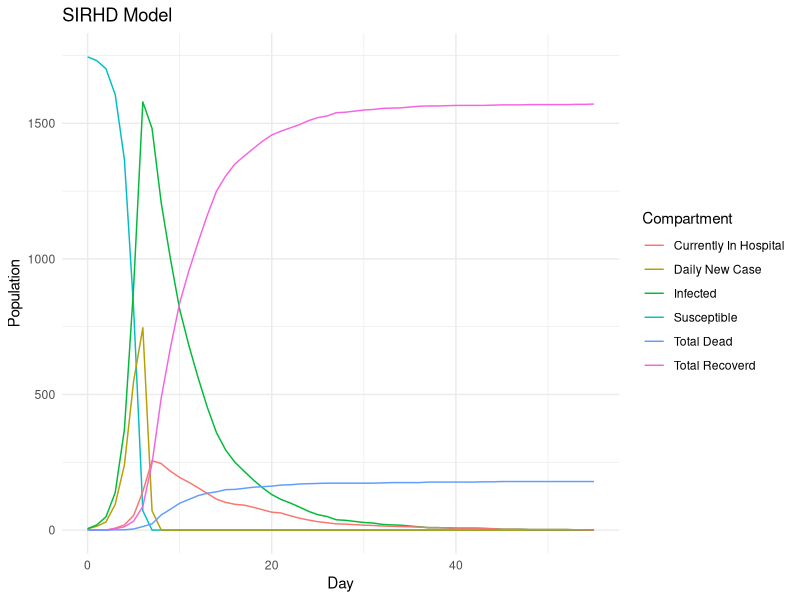
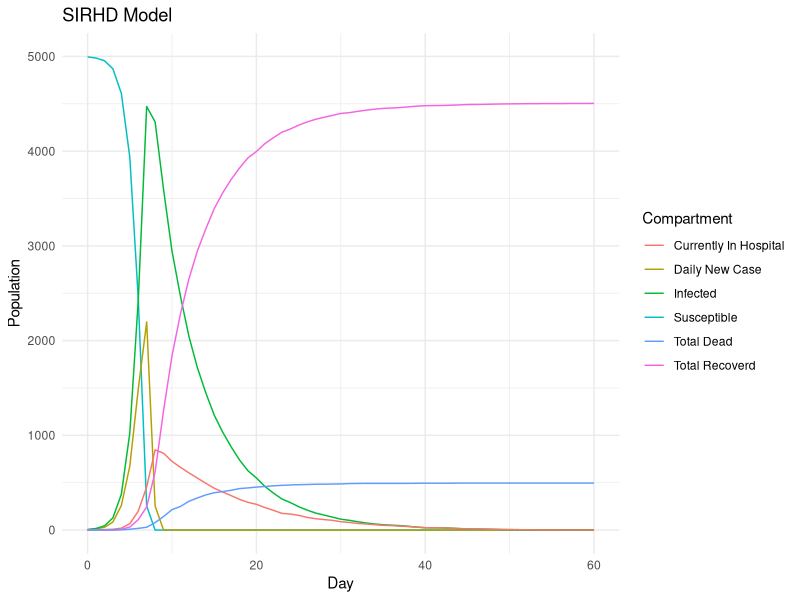

These figures' R source, in order: (Note: a time limit stopped this script after it produced the figures.)
## ---- chunk 1
knitr::opts_chunk$set(echo = FALSE, message = FALSE, warning = FALSE)
library(dplyr)
library(ggplot2)
## ---- chunk 2
model.data = function(N, beta, I.0, p, epsilon, theta, gamma, TimeH, TimeNH){
  I.rate = beta/N
  psi = 1/TimeH
  lambda = 1/TimeNH
  curr.day = 0
  S = p * N - I.0
  NS.0 = N - S - I.0
  NS = NS.0
  NewInfected = I.0
  Total.Hospital = 0
  Total.NonHospital = 0
  Total.Infected = NewInfected + Total.Hospital + Total.NonHospital
  Total.Infective = NewInfected + Total.NonHospital
  Hospital.Recovered = 0
  NonHospital.Recovered = 0
  Hospital.Dead = 0
  NonHospital.Dead = 0
  Total.Recovered = Hospital.Recovered + NonHospital.Recovered
  Total.Dead = Hospital.Dead + NonHospital.Dead
  Pop = S + NS + Total.Infected + Total.Dead
  Leaving.Hospital = 0
  Leaving.NonHospital = 0
  Recovered.Hospital.today = 0
  Recovered.NonHospital.today = 0
  Entering.Hospital = 0
  
  # If you want a full table like the excel, uncomment all lines in the df below
  df = data_frame(Day = curr.day,
                  Susceptible = S,
                  Non.Susceptible = NS,
                  Daily.New.Case = NewInfected,
                  Total.In.Hospital = Total.Hospital,
                  # Total.NonHospital = Total.NonHospital,
                  Infected = Total.Infected,
                  # Total.Infective = Total.Infective,
                  # Recovered.In.Hospital = Hospital.Recovered,
                  # Dead.In.Hospital = Hospital.Dead,
                  Total.Recovered = Total.Recovered,
                  Total.Dead = Total.Dead)
  
  # Watch the disease until it ends (daily new case = 0) or at max 200 days
  while(Total.Infected > 0 & curr.day < 1000){
    curr.day = curr.day + 1
    
    # Number of individuals recovered from the infected in hospital (previous day)
    # First need to see how many are leaving the hospital
    Leaving.Hospital = rbinom(1, Total.Hospital, psi)
    # Then how many of those recovered
    Recovered.Hospital.today = rbinom(1, Leaving.Hospital, theta)
    Hospital.Recovered = Hospital.Recovered + Recovered.Hospital.today
    Hospital.Dead = Hospital.Dead + Leaving.Hospital - Recovered.Hospital.today
    
    # Number of individuals dead from the infected in hospital (previous day)
    # First need to see how many not in hospital are getting over disease
    NonHospital.leaving = rbinom(1, Total.NonHospital, lambda)
    # How many of those are recovering
    Recovered.NonHospital.today = rbinom(1, NonHospital.leaving, gamma)
    NonHospital.Recovered = NonHospital.Recovered + Recovered.NonHospital.today
    NonHospital.Dead = NonHospital.Dead + NonHospital.leaving - Recovered.NonHospital.today
    
    # Total number of recovered or dead so far (cumulative)
    Total.Recovered = Hospital.Recovered + NonHospital.Recovered
    Total.Dead = Hospital.Dead + NonHospital.Dead
    
    # Number of individuals hospitalized from the infected in the previous day
    Entering.Hospital = rbinom(1, NewInfected, epsilon)
    Total.Hospital =  Entering.Hospital + Total.Hospital - Leaving.Hospital
    Total.NonHospital = NewInfected + Total.NonHospital - Entering.Hospital - NonHospital.leaving
    
    # Newly infected case today and total actively infected so far
    NewInfected = min(S, rbinom(1, S * Total.Infective, I.rate))
    Total.Infected = NewInfected + Total.Hospital + Total.NonHospital
    
    # Susceptible population left
    S = S - NewInfected
    
    # Current non-susceptible group
    NS = NS.0 + Total.Recovered
    
    # Infective group that can spread the disease the next day
    Total.Infective = NewInfected + Total.NonHospital
    
    # Confirm population
    Pop = S + NS + Total.Infected + Total.Dead
    
    # If you want a full table like the excel, uncomment this
    # data = c(curr.day, S, NS, NewInfected, Total.Hospital, Total.NonHospital, Total.Infected, Total.Infective, Hospital.Recovered, Hospital.Dead, Total.Recovered, Total.Dead, Pop)
    data = c(curr.day, S, NS, NewInfected, Total.Hospital, Total.Infected, Total.Recovered, Total.Dead)
    df = rbind(df, data)
  }
  return(df)
}
model.plot = function(data){
  p = ggplot(data  = data, aes(x = Day)) +
        geom_line(aes(y = Susceptible, color = "Susceptible")) +
        geom_line(aes(y = Daily.New.Case, color = "Daily New Case")) +
        geom_line(aes(y = Infected, color = "Infected")) +
        geom_line(aes(y = Total.In.Hospital, color = "Currently In Hospital")) +
        geom_line(aes(y = Total.Recovered, color = "Total Recoverd")) +
        geom_line(aes(y = Total.Dead, color = "Total Dead")) +
        scale_color_discrete(name = "Compartment") +
        labs(y = "Population", title = "SIRHD Model") + 
        theme_minimal()
  return(p)
}
model.info = function(data){
  Last.Day = nrow(data)
  Status = ifelse(data[Last.Day,]$Daily.New.Case == 0, "Ended", "Going")
  Total.Death = data[Last.Day,]$Total.Dead
  Total.Infected = sum(data$Daily.New.Case)
  Max.New.Case = max(data$Daily.New.Case)
  Peak.Day.New.Case = data[data$Daily.New.Case == Max.New.Case,]$Day
  Max.In.Hospital = max(data$Total.In.Hospital)
  Peak.Day.Hospital= data[data$Total.In.Hospital == Max.In.Hospital,]$Day
  info = c(Last.Day, Status, Total.Death, Total.Infected, Max.New.Case, Peak.Day.New.Case, Max.In.Hospital, Peak.Day.Hospital)
  return(info)
}
# Confirm the model by calculating that all compartments sum to population at any day
model.confirm = function(data){
  data$Pop = data$S + data$NS + data$Total.Infected + data$Total.Dead
  return(data)
}
SIRHD.model = function(N, beta, I.0, p, epsilon, theta, gamma, TimeH, TimeNH){
  param = c(N, beta, epsilon, theta, gamma, TimeH, TimeNH)
  data = model.data(N, beta, I.0, p, epsilon, theta, gamma, TimeH, TimeNH)
  plot = model.plot(data)
  result_info = model.info(data)
  info = c(param, result_info)
  return(list(data,plot,info))
}

# Helper function for string wrapping. 
# Default 20 character target width.
swr = function(string, nwrap=12) {
  paste(strwrap(string, width=nwrap), collapse="\n")
}
swr = Vectorize(swr)

test.model = SIRHD.model(3500, 4, 5, 0.5, 0.15, 0.9, 0.9, 10, 5)
test.model
## ---- chunk 3
test.model = SIRHD.model(10000, 4, 5, 0.5, 0.2, 0.9, 0.9, 10, 5)
test.model[[1]]
test.model[[2]]
model.summary = cbind(c("Population", "Beta", "HospitalizationRate", "HospitalizedRecoveryRate", "NonHospitalizedRecoveryRate", "HospitalizationTime", "InfectionTime"), test.model[[3]][1:7], c("LastDay", "Status", "TotalDeath", "TotalInfected", "MaxNewCase", "PeakDayNewCase", "MaxInHospital", "PeakDayHospital"), test.model[[3]][8:15])
model.summary = as.data.frame(model.summary)
colnames(model.summary) = c("Parameter", "Value", "Result", "Value")
model.summary
## ---- chunk 4
I.0 = 5
S.rate = 0.5

# List of Explanatory Variables:
Pop.Lst = c(10000, 100000, 1000000)
Beta.Lst = c(2,4)
Hrate.Lst = c(0.05, 0.1, 0.15)
RrateH.Lst = c(0.9, 0.95)
RrateNH.Lst = c(0.9, 0.95)
TimeH.Lst = c(10, 15)
TimeNH.Lst = c(1, 5)

#Pop.Lst, Beta.Lst, Hrate.Lst, RrateH.Lst, RrateNH.Lst, TimeH.Lst, TimeNH.Lst
result_table = data.frame()

# Run 10 simulations of every 288 combinations
sims = 10
for(i in 1:sims){
  for(N in Pop.Lst){
    for(b in Beta.Lst){
      for(hr in Hrate.Lst){
        for(rrh in RrateH.Lst){
          for(rrnh in RrateNH.Lst){
            for(th in TimeH.Lst){
              for(tnh in TimeNH.Lst){
                model = SIRHD.model(N, b, I.0, S.rate, hr, rrh, rrnh, th, tnh)
                result_table = rbind(result_table, model[[3]], stringsAsFactors = FALSE)
              }
            }
          }
        }
      }
    }
  }
}

colnames(result_table) = c("Population", "Beta", "HospitalizationRate", "HospitalizedRecoveryRate", "NonHospitalizedRecoveryRate", "HospitalizationTime", "InfectionTime", "LastDay", "Status", "TotalDeath", "TotalInfected", "MaxNewCase", "PeakDayNewCase", "MaxInHospital", "PeakDayHospital")
result_table[1:7] = as.data.frame(sapply(result_table[1:7], as.numeric))
result_table[1:7] = format(result_table[1:7], scientific = FALSE)
result_table[c(1:7,9)] = as.data.frame(sapply(result_table[c(1:7,9)], as.factor))
result_table[c(8,10:15)] = as.data.frame(sapply(result_table[c(8,10:15)], as.numeric))

numericPop = as.numeric(as.character(result_table$Population))

result_table$DeathProportion = result_table$TotalDeath / numericPop
result_table$InfectedProportion = result_table$TotalInfected / numericPop
result_table$MaxCaseProportion = result_table$MaxNewCase / numericPop
result_table$MaxHospitalProportion = result_table$MaxInHospital / numericPop
result_table
## ---- chunk 5
# Full model without interaction
Death.Anova = aov(DeathProportion ~ Population + Beta + HospitalizationRate + HospitalizedRecoveryRate + NonHospitalizedRecoveryRate + HospitalizationTime + InfectionTime, data = result_table) 
summary(Death.Anova)

# Reduced model with interaction between significant variables from full model
Death.Anova1 = aov(DeathProportion ~ Beta + HospitalizationRate + HospitalizedRecoveryRate + NonHospitalizedRecoveryRate + InfectionTime
                   + Beta*HospitalizationRate + Beta*HospitalizedRecoveryRate + Beta*NonHospitalizedRecoveryRate + Beta*InfectionTime 
                   + HospitalizationRate*HospitalizedRecoveryRate + HospitalizationRate*NonHospitalizedRecoveryRate + HospitalizationRate*InfectionTime +
                   + HospitalizedRecoveryRate*NonHospitalizedRecoveryRate + HospitalizedRecoveryRate*InfectionTime 
                   + NonHospitalizedRecoveryRate*InfectionTime, 
                   data = result_table)
summary(Death.Anova1)
## ---- chunk 6
# Summarize main effects of each significant variable
avg.Beta = result_table %>% group_by(Beta) %>% summarise(Average.Death.Proportion = mean(DeathProportion))
avg.HospitalizationRate = result_table %>% group_by(HospitalizationRate) %>% summarise(Average.Death.Proportion = mean(DeathProportion))
avg.HospitalizedRecoveryRate = result_table %>% group_by(HospitalizedRecoveryRate) %>% summarise(Average.Death.Proportion = mean(DeathProportion))
avg.NonHospitalizedRecoveryRate = result_table %>% group_by(NonHospitalizedRecoveryRate) %>% summarise(Average.Death.Proportion = mean(DeathProportion))
avg.InfectionTime = result_table %>% group_by(InfectionTime) %>% summarise(Average.Death.Proportion = mean(DeathProportion))

avg.Beta$Var = "Beta"
names(avg.Beta) = c("Level", "Average.Death.Proportion", "Var")

avg.HospitalizationRate$Var = "Hospitalization Rate"
names(avg.HospitalizationRate) = c("Level", "Average.Death.Proportion", "Var")

avg.HospitalizedRecoveryRate$Var = "Hospitalized Recovery Rate"
names(avg.HospitalizedRecoveryRate) = c("Level", "Average.Death.Proportion", "Var")

avg.NonHospitalizedRecoveryRate$Var = "Non-Hospitalized Recovery Rate"
names(avg.NonHospitalizedRecoveryRate) = c("Level", "Average.Death.Proportion", "Var")

avg.InfectionTime$Var = "Quarantine"
names(avg.InfectionTime) = c("Level", "Average.Death.Proportion", "Var")
avg.InfectionTime$Level = ifelse(avg.InfectionTime$Level == "1", "yes", "no")

avg.all = rbind(avg.Beta, avg.HospitalizationRate, avg.InfectionTime, avg.HospitalizedRecoveryRate, avg.NonHospitalizedRecoveryRate)
# Main Effect Plots
ann_text <- tribble(
  ~Var, ~Average.Death.Proportion, ~Level,
  #--|--|--
  "Beta", 0.037, "2")
avg.all$Var = swr(avg.all$Var, 20)
ggplot(avg.all, aes(x = Level, y = Average.Death.Proportion, group = Var)) + 
  facet_grid(cols = vars(Var), scales = "free_x") + 
  theme_bw() + 
  labs(title = "Main Effects Plot for Total Death Proportion", y = "Average Total Death Proportion", x = "Variable Level") + 
  geom_hline(yintercept = mean(result_table$DeathProportion), linetype='dashed', col = 'blue') + geom_line() +
  geom_point() + 
  geom_text(data = ann_text, label = swr("Grand Average", 5), colour = 'blue', size = 2.8)
## ---- chunk 7
# Summarize interaction effects by all combinations of significant variables
DeathSummary = result_table %>% group_by(Beta, HospitalizationRate, HospitalizedRecoveryRate, NonHospitalizedRecoveryRate, InfectionTime) %>% summarise(Average.Death.Proportion = mean(DeathProportion))

# New facet label names for variables
InfectionTime.labs <- c("With quarantine", "Without quarantine")
names(InfectionTime.labs) <- c("1", "5")

Beta.labs <- c("Beta = 2", "Beta = 4")
names(Beta.labs) <- c("2", "4")

HospitalizationRate.labs <- c("5% Hospitalization", "10% Hospitalization", "15% Hospitalization")
names(HospitalizationRate.labs) <- c("0.05", "0.10", "0.15")

DeathSummary$InfectionTime = ifelse(DeathSummary$InfectionTime == 1, "With quarantine", "Without quarantine")
DeathSummary$InfectionTime = swr(DeathSummary$InfectionTime)
# Interaction Plot
ggplot(DeathSummary, 
       aes(x = NonHospitalizedRecoveryRate, 
           y = Average.Death.Proportion,
           color = HospitalizedRecoveryRate,
           group = HospitalizedRecoveryRate)) +
  geom_point() + 
  geom_line() +
  facet_grid(HospitalizationRate ~ Beta + InfectionTime, labeller = labeller(Beta = Beta.labs, HospitalizationRate = swr(HospitalizationRate.labs))) +
  # geom_point(aes(color = HospitalizedRecoveryRate)) + 
  theme_bw() + 
  labs(title = "Interaction Plot for Total Death Proportion", 
       y = "Average Total Death Proportion", 
       x = "Non-Hospitalized Recovery Rate",
       color = "Hospitalized Recovery Rate")
## ---- chunk 8
# Full model without interaction
Infected.Anova = aov(InfectedProportion ~ Population + Beta + HospitalizationRate + HospitalizedRecoveryRate + NonHospitalizedRecoveryRate + HospitalizationTime + InfectionTime, data = result_table)
summary(Infected.Anova)

# Reduced model with interaction between significant variables from full model
Infected.Anova1 = aov(InfectedProportion ~ Beta + HospitalizationRate + InfectionTime 
                      + Beta*HospitalizationRate + Beta*InfectionTime + HospitalizationRate*InfectionTime, 
                      data = result_table)
summary(Infected.Anova1)
## ---- chunk 9
# Summarize main effects of each significant variable
avg.Beta = result_table %>% group_by(Beta) %>% summarise(Average.Infected.Proportion = mean(InfectedProportion))
avg.InfectionTime = result_table %>% group_by(InfectionTime) %>% summarise(Average.Infected.Proportion = mean(InfectedProportion))
avg.HospitalizationRate = result_table %>% group_by(HospitalizationRate) %>% summarise(Average.Infected.Proportion = mean(InfectedProportion))

avg.Beta$Var = "Beta"
names(avg.Beta) = c("Level", "Average.Infected.Proportion", "Var")

avg.HospitalizationRate$Var = "Hospitalization Rate"
names(avg.HospitalizationRate) = c("Level", "Average.Infected.Proportion", "Var")

avg.InfectionTime$Var = "Quarantine"
names(avg.InfectionTime) = c("Level", "Average.Infected.Proportion", "Var")
avg.InfectionTime$Level = ifelse(avg.InfectionTime$Level == "1", "yes", "no")

avg.all = rbind(avg.Beta, avg.HospitalizationRate, avg.InfectionTime)
avg.all$Var = swr(avg.all$Var, 20)

# Main Effect Plots
ann_text <- tribble(
  ~Var, ~Average.Infected.Proportion, ~Level,
  #--|--|--
  "Beta", mean(result_table$InfectedProportion) + 0.004, "2")

ggplot(avg.all, aes(x = Level, y = Average.Infected.Proportion, group = Var)) + 
  facet_grid(cols = vars(Var), scales = "free_x") + 
  geom_line() +
  geom_point() + 
  theme_bw() + 
  labs(title = "Main Effects Plot for Total Infected Proportion", y = "Average Total Infected Proportion", x = "Variable Level") +
  geom_hline(yintercept = mean(result_table$InfectedProportion), linetype='dashed', col = 'blue') + 
  geom_text(data = ann_text, label = swr("Grand Average", 5), colour = 'blue', size = 3)
## ---- chunk 10
# Summarize interaction effects by all combinations of significant variables
InfectedSummary = result_table %>% group_by(Beta, InfectionTime, HospitalizationRate) %>% summarise(Average.Infected.Proportion = mean(InfectedProportion))
InfectedSummary$InfectionTime = ifelse(InfectedSummary$InfectionTime == "1", "yes", "no")
InfectedSummary$InfectionTime = factor(InfectedSummary$InfectionTime, levels = c("yes", "no"), ordered = TRUE )

# Interaction Plot
ggplot(InfectedSummary, 
       aes(x = InfectionTime, 
           y = Average.Infected.Proportion, 
           group = Beta,
           color = Beta)) + 
  geom_line() +
  geom_point() + 
  facet_grid(~ HospitalizationRate, labeller = labeller(HospitalizationRate = HospitalizationRate.labs)) +
  theme_bw() + 
  labs(title = "Interaction Plot for Total Infected Proportion", 
       y = "Average Total Infected Proportion", 
       x = "Quarantine")
## ---- chunk 11
NewCase.Anova = aov(MaxCaseProportion ~ Population + Beta + HospitalizationRate + HospitalizedRecoveryRate + NonHospitalizedRecoveryRate + HospitalizationTime + InfectionTime, data = result_table)
summary(NewCase.Anova)

NewCase.Anova1 = aov(MaxCaseProportion ~ Population + Beta + HospitalizationRate + InfectionTime +
                       Population*Beta + Population*HospitalizationRate + Population*InfectionTime + 
                       Beta*HospitalizationRate + Beta*InfectionTime + HospitalizationRate*InfectionTime, 
                     data = result_table)
summary(NewCase.Anova1)
## ---- chunk 12
# Summarize main effects of each significant variable
avg.Population = result_table %>% group_by(Population) %>% summarise(Average.MaxCaseProportion = mean(MaxCaseProportion))
avg.Beta = result_table %>% group_by(Beta) %>% summarise(Average.MaxCaseProportion = mean(MaxCaseProportion))
avg.InfectionTime = result_table %>% group_by(InfectionTime) %>% summarise(Average.MaxCaseProportion = mean(MaxCaseProportion))
avg.HospitalizationRate = result_table %>% group_by(HospitalizationRate) %>% summarise(Average.MaxCaseProportion = mean(MaxCaseProportion))

avg.Population$Var = "Population"
names(avg.Population) = c("Level", "Average.MaxCaseProportion", "Var")

avg.Beta$Var = "Beta"
names(avg.Beta) = c("Level", "Average.MaxCaseProportion", "Var")

avg.HospitalizationRate$Var = "Hospitalization Rate"
names(avg.HospitalizationRate) = c("Level", "Average.MaxCaseProportion", "Var")

avg.InfectionTime$Var = "Quarantine"
names(avg.InfectionTime) = c("Level", "Average.MaxCaseProportion", "Var")
avg.InfectionTime$Level = ifelse(avg.InfectionTime$Level == "1", "yes", "no")

avg.all = rbind(avg.Population, avg.Beta, avg.HospitalizationRate, avg.InfectionTime)
avg.all$Var = swr(avg.all$Var, 20)

# Main Effect Plots
ann_text <- tribble(
  ~Var, ~Average.MaxCaseProportion, ~Level,
  #--|--|--
  "Beta", mean(result_table$MaxCaseProportion) + 0.007, "2")

ggplot(avg.all, aes(x = Level, y = Average.MaxCaseProportion, group = Var)) + 
  facet_grid(cols = vars(Var), scales = "free_x") + 
  geom_line() +
  geom_point() + 
  theme_bw() + 
  labs(title = "Main Effects Plot for Maximum Daily New Case Proportion", y = "Average Maximum Daily New Case Proportion", x = "Variable Level") +
  geom_hline(yintercept = mean(result_table$MaxCaseProportion), linetype='dashed', col = 'blue') + 
  geom_text(data = ann_text, label = swr("Grand Average", 5), colour = 'blue', size = 3)
## ---- chunk 13
# Summarize interaction effects by all combinations of significant variables
MaxCaseSummary = result_table %>% group_by(Population, Beta, InfectionTime, HospitalizationRate) %>% summarise(Average.MaxCaseProportion = mean(MaxCaseProportion))
MaxCaseSummary$InfectionTime = ifelse(MaxCaseSummary$InfectionTime == 1, "With quarantine", "Without quarantine")
# MaxCaseSummary$InfectionTime = factor(MaxCaseSummary$InfectionTime, levels = c("yes", "no"), ordered = TRUE )

# Interaction Plot
ggplot(MaxCaseSummary, 
       aes(x = Population, 
           y = Average.MaxCaseProportion, 
           group = Beta,
           color = Beta)) + 
  geom_line() +
  geom_point() + 
  facet_grid(InfectionTime ~ HospitalizationRate, labeller = labeller(HospitalizationRate = HospitalizationRate.labs)) +
  theme_bw() + 
  labs(title = "Interaction Plot for Maximum Daily New Case Proportion", 
       y = "Average Maximum Daily New Case Proportion")
## ---- chunk 14
Hospital.Anova = aov(MaxHospitalProportion ~ Population + Beta + HospitalizationRate + HospitalizedRecoveryRate + NonHospitalizedRecoveryRate + HospitalizationTime + InfectionTime, data = result_table)
summary(Hospital.Anova)

Hospital.Anova1 = aov(MaxHospitalProportion ~ Beta + HospitalizationRate + HospitalizationTime + InfectionTime
                      + Beta*HospitalizationRate + Beta*HospitalizationTime + Beta*InfectionTime
                      + HospitalizationRate*HospitalizationTime + HospitalizationRate*InfectionTime + HospitalizationTime*InfectionTime, 
                      data = result_table)
summary(Hospital.Anova1)
## ---- chunk 15
# Summarize main effects of each significant variable
avg.Beta = result_table %>% group_by(Beta) %>% summarise(Average.MaxHospitalProportion = mean(MaxHospitalProportion))
avg.HospitalizationRate = result_table %>% group_by(HospitalizationRate) %>% summarise(Average.MaxHospitalProportion = mean(MaxHospitalProportion))
avg.HospitalizationTime = result_table %>% group_by(HospitalizationTime) %>% summarise(Average.MaxHospitalProportion = mean(MaxHospitalProportion))
avg.InfectionTime = result_table %>% group_by(InfectionTime) %>% summarise(Average.MaxHospitalProportion = mean(MaxHospitalProportion))

avg.Beta$Var = "Beta"
names(avg.Beta) = c("Level", "Average.MaxHospitalProportion", "Var")

avg.HospitalizationRate$Var = "Hospitalization Rate"
names(avg.HospitalizationRate) = c("Level", "Average.MaxHospitalProportion", "Var")

avg.HospitalizationTime$Var = "Hospitalization Time (days)"
names(avg.HospitalizationTime) = c("Level", "Average.MaxHospitalProportion", "Var")

avg.InfectionTime$Var = "Quarantine"
names(avg.InfectionTime) = c("Level", "Average.MaxHospitalProportion", "Var")
avg.InfectionTime$Level = ifelse(avg.InfectionTime$Level == "1", "yes", "no")

avg.all = rbind(avg.Beta, avg.HospitalizationRate, avg.InfectionTime, avg.HospitalizationTime)
avg.all$Var = swr(avg.all$Var, 20)

# Main Effect Plots
ann_text <- tribble(
  ~Var, ~Average.MaxHospitalProportion, ~Level,
  #--|--|--
  "Beta", mean(result_table$MaxHospitalProportion) + 0.003, "2")

ggplot(avg.all, aes(x = Level, y = Average.MaxHospitalProportion, group = Var)) + 
  facet_grid(cols = vars(Var), scales = "free_x") + 
  geom_line() +
  geom_point() + 
  theme_bw() + 
  labs(title = "Main Effects Plot for Maximum Daily Hospitalization Proportion", y = "Average Maximum Daily Hospitalization Proportion", x = "Variable Level") +
  geom_hline(yintercept = mean(result_table$MaxHospitalProportion), linetype='dashed', col = 'blue') + 
  geom_text(data = ann_text, label = swr("Grand Average", 5), colour = 'blue', size = 3)

# Summarize interaction effects by all combinations of significant variables
MaxHospitalSummary = result_table %>% group_by(Beta, InfectionTime, HospitalizationRate, HospitalizationTime) %>% summarise(Average.MaxHospitalProportion = mean(MaxHospitalProportion))
MaxHospitalSummary$InfectionTime = ifelse(MaxHospitalSummary$InfectionTime == 1, "With quarantine", "Without quarantine")

# Interaction Plot
ggplot(MaxHospitalSummary, 
       aes(x = HospitalizationTime, 
           y = Average.MaxHospitalProportion, 
           group = Beta,
           color = Beta)) + 
  geom_line() +
  geom_point() + 
  facet_grid(InfectionTime ~ HospitalizationRate, labeller = labeller(HospitalizationRate = HospitalizationRate.labs)) +
  theme_bw() + 
  labs(title = "Interaction Plot for Maximum Daily Hospitalization Proportion", 
       y = "Average Maximum Daily Hospitalization Proportion")
## ---- chunk 16
PeakDay.Anova = aov(PeakDayNewCase ~ Population + Beta + HospitalizationRate + HospitalizedRecoveryRate + NonHospitalizedRecoveryRate + HospitalizationTime + InfectionTime, data = result_table)
summary(PeakDay.Anova)
## ---- chunk 17
PeakDayH.Anova = aov(PeakDayHospital ~ Population + Beta + HospitalizationRate + HospitalizedRecoveryRate + NonHospitalizedRecoveryRate + HospitalizationTime + InfectionTime, data = result_table)
summary(PeakDayH.Anova)
